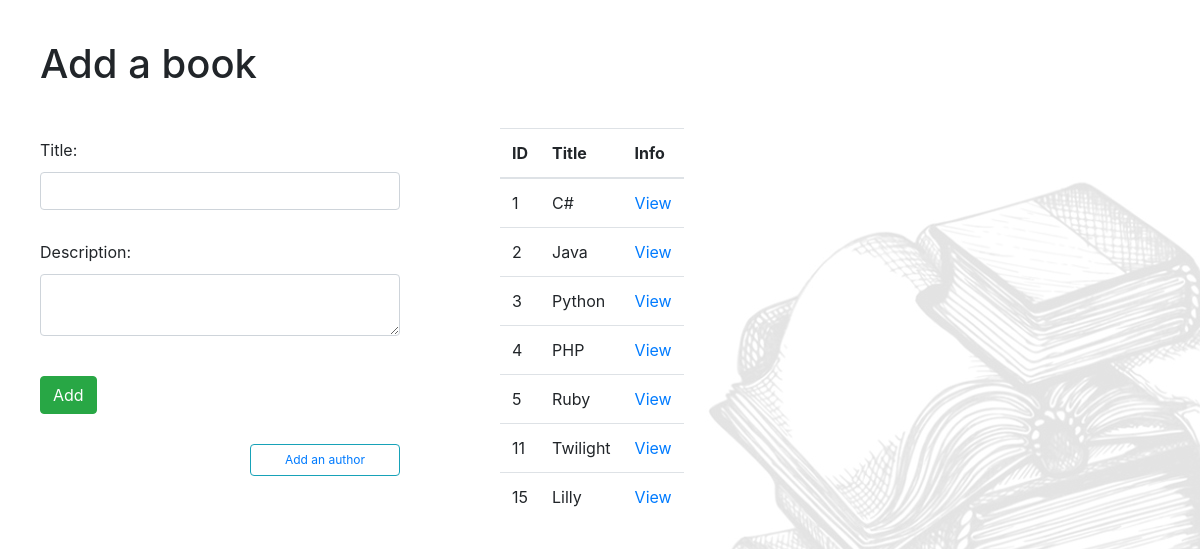
The page / on the database its author committed.
### book_authors_app/models.py (models this page shows)
class Book(models.Model):
    title = models.CharField(max_length = 255)
    desc = models.TextField()
    created_at = models.DateTimeField(auto_now_add=True)
    updated_at = models.DateTimeField(auto_now=True)
    objects = BookManager()

### book_authors_app/views.py (the view)
# urls.py: path('', views.index), #add books
def index(request): #form to add a book & homepage
    context = {
        "books": Book.objects.all()
    }
    return render(request, 'index.html', context)

### book_authors_app/templates/index.html (shortened to what this page needs)
<!DOCTYPE html>
<html lang="en">
  <head>
    {% load static %}
    <link
      rel="stylesheet"
      href="https://stackpath.bootstrapcdn.com/bootstrap/4.3.1/css/bootstrap.min.css"
    />
    <link rel="stylesheet" href="{% static 'css/style.css' %}" />
  </head>
  <body style="background-image: url({% static 'img/book-bg.jpg' %}">
    <h1>Add a book</h1>
    <div id="container">
      <form action="/newbook" method="POST" class="form-group">
        <div>
          <label for="" class="main_labels">Title:</label>
          <input type="text" name="book_title" class="form-control" />
        </div>
        <div>
          <label for="" class="main_labels">Description:</label>
          <textarea name="book_desc" class="form-control"></textarea>
        </div>
        <button class="btn btn-success" type="submit">Add</button>
        <p>
          <button class="btn btn-outline-info" id="addauthbutton">
            <a href="/authors">Add an author</a>
          </button>
        </p>
      </form>
      <table class="table table-hover">
        <thead>
          <tr>
            <th>ID</th>
            <th>Title</th>
            <th>Info</th>
          </tr>
        </thead>
        <tbody>
          {% for book in books %}
          <tr>
            <td>{{ book.id }}</td>
            <td>{{ book.title }}</td>
            <td><a href="/books/{{ book.id }}">View</a></td>
          </tr>
          {% endfor %}
        </tbody>
      </table>
    </div>
  </body>
</html>

### book_authors_app/static/css/style.css (style rules this page uses)
* { margin: 0px; padding: 0px; }
#container { display: flex; }
body { background-repeat: no-repeat; }
h1 { margin: 40px 40px 0px 40px; }
form { width: 400px; display: inline-block; }
div { margin: 20px; }
.btn { margin: 20px; }
.table { width: 400px; display: inline-block; margin: 20px 20px 20px 80px; }
a { text-decoration: none !important; }
p, label { margin: 10px 20px 10px 50px; }
.main_labels { margin: 10px 0px; }
#addbookbutton, #addauthbutton { margin: 0px; float: right; width: 150px; font-size: 9pt; }

### rows shown on the page
Book: id "1", title "C#"
Book: id "2", title "Java"
Book: id "3", title "Python"
Book: id "4", title "PHP"
Book: id "5", title "Ruby"
Book: id "11", title "Twilight"
Book: id "15", title "Lilly"
